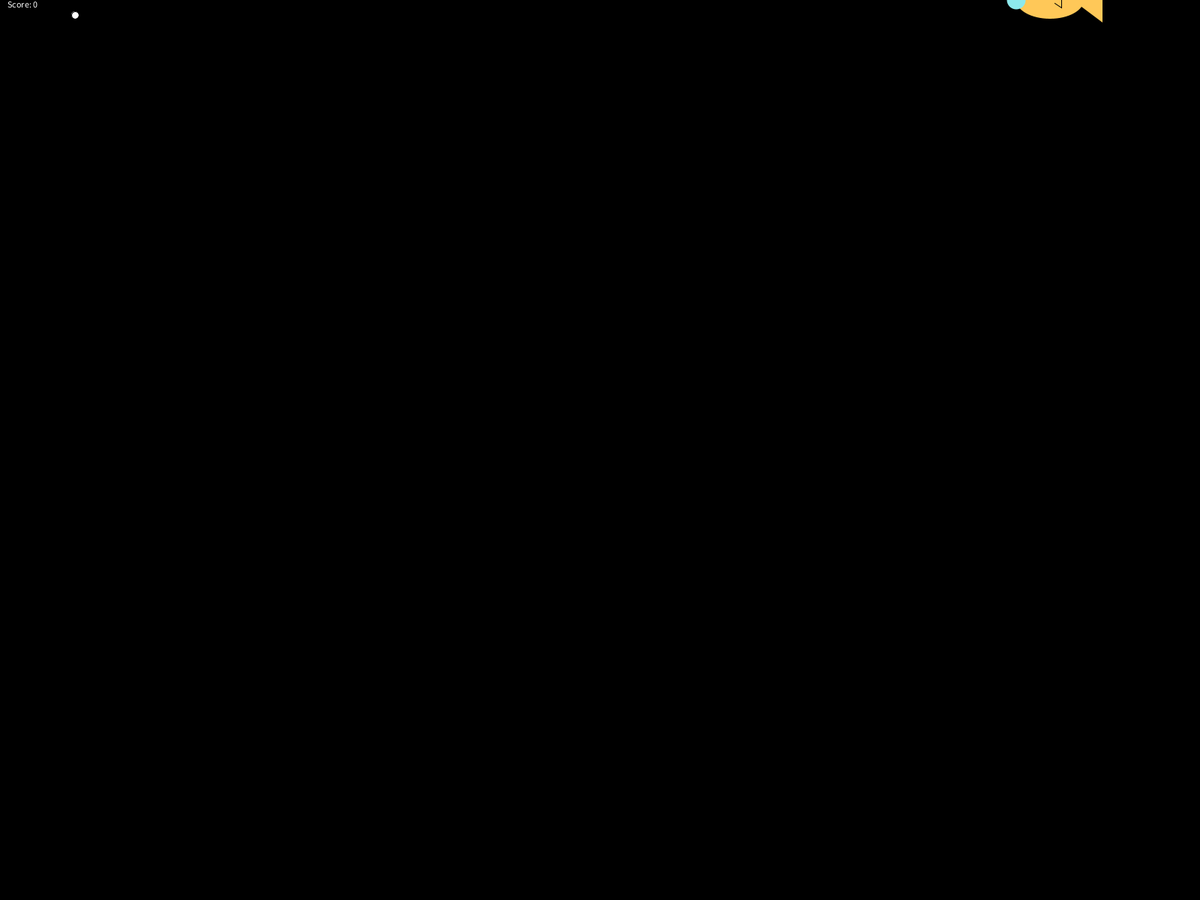
Frame 1 (no input)
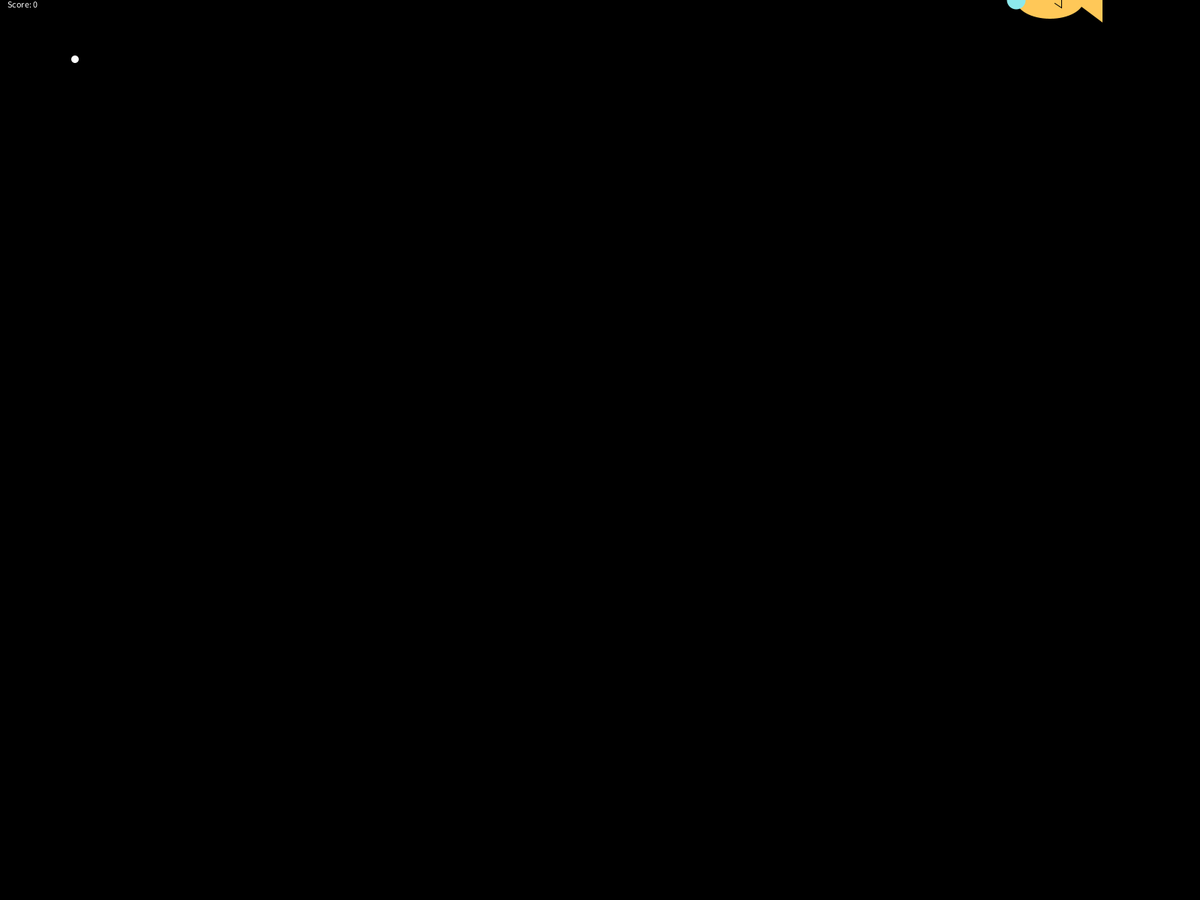
Frame 60 (the mouse pressed at the canvas centre just before this capture)
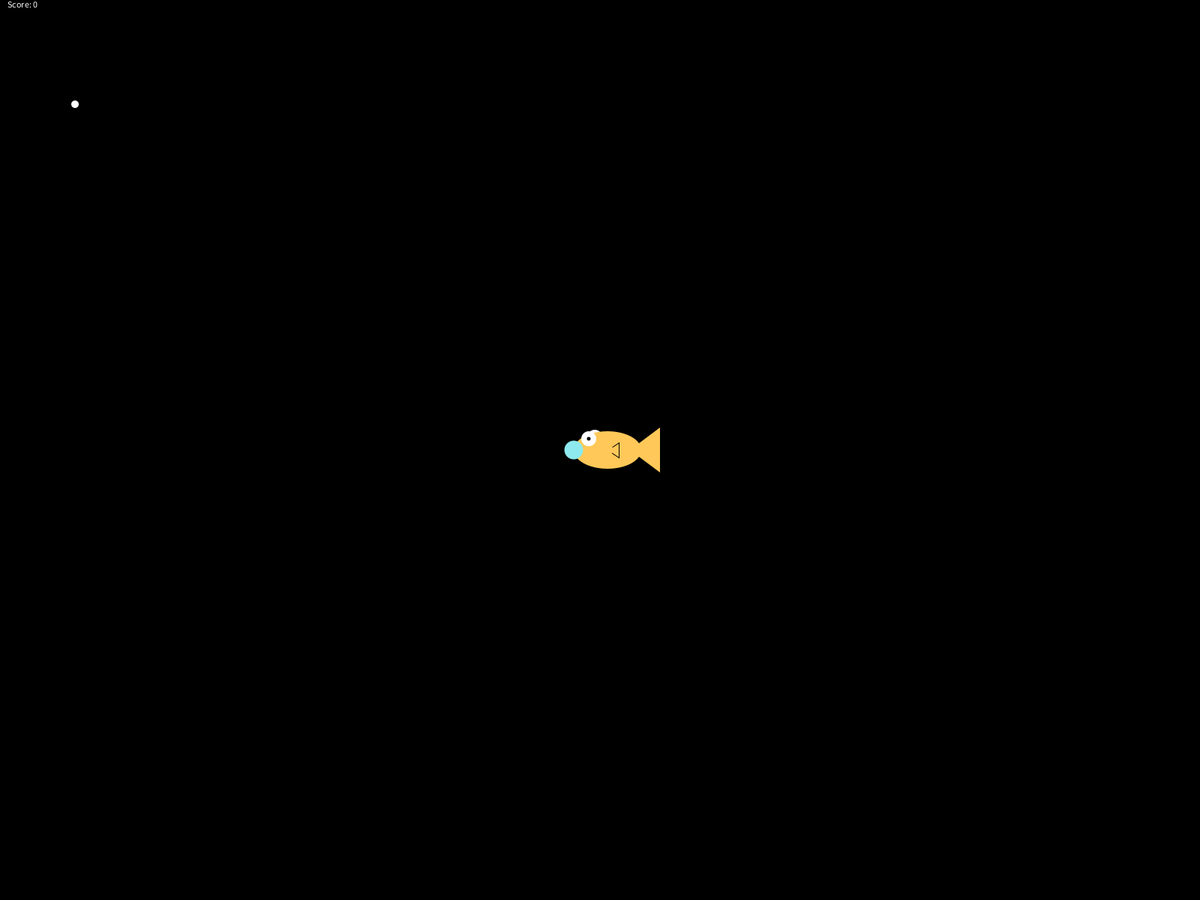
Frame 120 (the mouse held since frame 60 and released just before this capture)

The Processing sketch that drew these frames (run headless with seeded random() and noise(); from frame 60 on, the mouse is pressed at the canvas centre):

// Processing sketch: sketch_190617a
// ── sketch_190617a.pde
int foodX = 100;
int foodY = 20;
int foodFallspeed = 1;



boolean go = false;
boolean opt1 = true;
int FishX = 100;
int FishSpeed = 10;
int score = 0;
int mouthSize = 10;
int FishY;
int lastMouse[] = {1, 1};
boolean mouthOpen = false;
void setup() {
  //size();
  fullScreen();
  FishX = width-200;
}


void drawFish(int X) {

  noStroke();
  fill(255, 255, 255);
  ellipse(X-17, FishY-17, 20, 20); //back side eye
  fill(255, 200, 88);
  ellipse(X, FishY, score+90, score+50); //body
  triangle(X+30, FishY, X+70, FishY+30, X+70, FishY-30); //tail
  stroke(0);
  triangle(X, FishY, X+15, FishY+10, X+15, FishY-10); //side fin
  noStroke();
  fill(255, 200, 88);
  ellipse(X, FishY, 15, 15); //side fin cover
  noStroke();
  fill(255, 255, 255);
  ellipse(X-25, FishY-15, 20, 20); //front eye
  fill(0, 0, 0);
  ellipse(X-25, FishY-15, 5, 5); //pupil
  fill(141, 233, 237);
  if(mouthOpen == true){
    ellipse(X-45, FishY, 45, 45); //mouth
  }else{
    ellipse(X-45, FishY, 25, 25); //mouth
  }
}
void checkCatch(int x, int y) {
  /*
     if(x > mouseX && x < mouseX+70){
   if(y > mouseY-17 && y < mouseY+30){
   score++;
   foodY = 20; //if the food was eaten, make more food fall from the top
   foodX = (int) random(width-20);
   }
   }
   else if (foodY > height && score > 0){
   score--;
   foodY = 0;
   foodX = round(random(width-250));
   }
   fill(255,0,0,100);
   rect(x,y,x+30,y+17);*/

  if (x-mouthSize < FishX && x+mouthSize > FishX && y-mouthSize < FishY && y+mouthSize > FishY) {
    mouthOpen = true;
    score++;
    foodY = 20; //if the food was eaten, make more food fall from the top
    foodX = (int) random(width-250);
  } else if (foodY > height && score > 0) {
    score--;
    foodY = 0;
    foodX = round(random(width-250));
  }
}

void draw() {
  background(0);
  fill(255);
  text("Score: "+ score/* + "GO: "+go*/, 10, 10);
  ellipse(foodX, foodY, 10, 10);

  if (go == false) {
    FishY = mouseY;
    //lastMouse[0] = mouseX;
    lastMouse[1] = mouseY;
  } else {
    if(opt1 == true){
      FishY = lastMouse[1];
    }
    FishX-=FishSpeed;
    if (FishX < 0) {
      go = false;
      FishX = width-200;
    }
  }

  foodY+=foodFallspeed;
  drawFish(FishX);
    mouthOpen = false;

  checkCatch(foodX, foodY);
  if (mousePressed) {
    go = true;
  }
}
